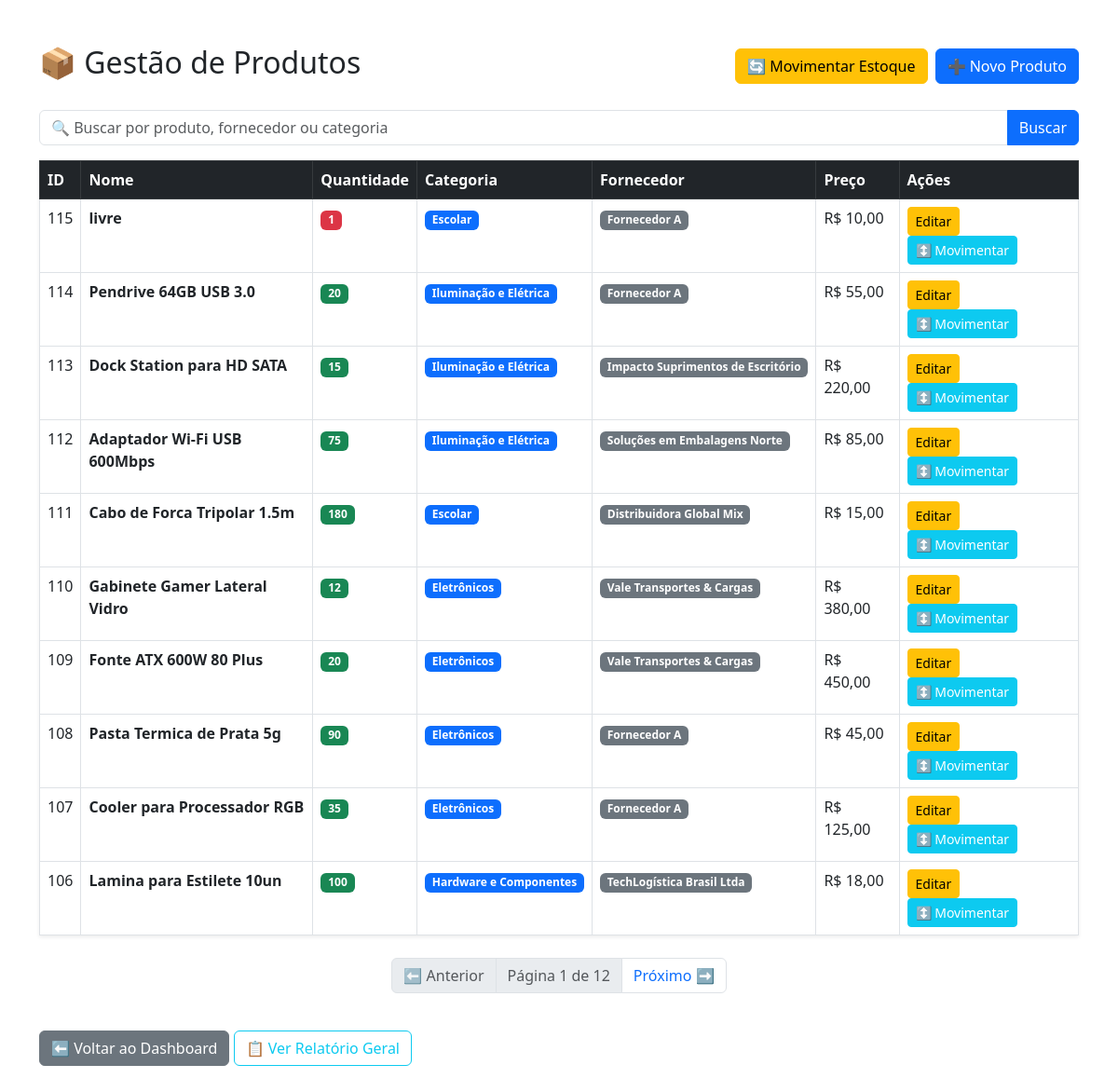
Screenshot of /public/produto.php (signed in) with the database file from the repository.
### tables this page shows
CREATE TABLE IF NOT EXISTS `produtos` (
  `id` int NOT NULL AUTO_INCREMENT,
  `nome` varchar(150) NOT NULL,
  `categoria_id` int DEFAULT NULL,
  `fornecedor_id` int DEFAULT NULL,
  `quantidade` int DEFAULT '0',
  `preco` decimal(10,2) DEFAULT NULL,
  `descricao` text,
  `created_at` timestamp NULL DEFAULT CURRENT_TIMESTAMP,
  PRIMARY KEY (`id`),
  KEY `categoria_id` (`categoria_id`),
  KEY `fornecedor_id` (`fornecedor_id`)
);

CREATE TABLE IF NOT EXISTS `categorias` (
  `id` int NOT NULL AUTO_INCREMENT,
  `nome` varchar(100) NOT NULL,
  `created_at` timestamp NULL DEFAULT CURRENT_TIMESTAMP,
  PRIMARY KEY (`id`)
);

CREATE TABLE IF NOT EXISTS `fornecedores` (
  `id` int NOT NULL AUTO_INCREMENT,
  `nome` varchar(150) NOT NULL,
  `contato` varchar(150) DEFAULT NULL,
  PRIMARY KEY (`id`)
);

### public/produto.php (the view, shortened to what this page needs)
<?php
require_once '../src/Produto.php';
$db = new Database();
$pdo = $db->conectar();
$busca = $_GET['busca'] ?? '';
$limite = 10;
$pagina = isset($_GET['pagina']) ? (int)$_GET['pagina'] : 1;
$offset = ($pagina - 1) * $limite;
if (!empty($busca)) {
    $stmtTotal = $pdo->prepare("
        SELECT COUNT(*)
        FROM produtos p
        LEFT JOIN categorias c ON p.categoria_id = c.id
        LEFT JOIN fornecedores f ON p.fornecedor_id = f.id
        WHERE p.nome LIKE ?
           OR f.nome LIKE ?
           OR c.nome LIKE ?
    ");
    $stmtTotal->execute(["%$busca%", "%$busca%", "%$busca%"]);
} else {
    $stmtTotal = $pdo->query("SELECT COUNT(*) FROM produtos");
}
$total = $stmtTotal->fetchColumn();
$totalPaginas = ceil($total / $limite);
if (!empty($busca)) {
    $stmt = $pdo->prepare("
        SELECT p.*, c.nome AS categoria, f.nome AS fornecedor
        FROM produtos p
        LEFT JOIN categorias c ON p.categoria_id = c.id
        LEFT JOIN fornecedores f ON p.fornecedor_id = f.id
        WHERE p.nome LIKE ?
           OR f.nome LIKE ?
           OR c.nome LIKE ?
        ORDER BY p.id DESC
        LIMIT $limite OFFSET $offset
    ");
    $stmt->execute(["%$busca%", "%$busca%", "%$busca%"]);
    $lista = $stmt->fetchAll(PDO::FETCH_ASSOC);
} else {
    $stmt = $pdo->query("
        SELECT p.*, c.nome AS categoria, f.nome AS fornecedor
        FROM produtos p
        LEFT JOIN categorias c ON p.categoria_id = c.id
        LEFT JOIN fornecedores f ON p.fornecedor_id = f.id
        ORDER BY p.id DESC
        LIMIT $limite OFFSET $offset
    ");
    $lista = $stmt->fetchAll(PDO::FETCH_ASSOC);
}
?>
<!DOCTYPE html>
<html lang="pt-br">
<head>
    <link href="https://cdn.jsdelivr.net/npm/bootstrap@5.3.0/dist/css/bootstrap.min.css" rel="stylesheet">
</head>
<body>
<div class="container mt-5">
    <div class="d-flex justify-content-between align-items-center mb-4">
        <h2>📦 Gestão de Produtos</h2>
        <div class="d-flex gap-2">
            <a href="movimentacaocontrole.php" class="btn btn-warning">
                🔄 Movimentar Estoque
            </a>
            <a href="produtonovo.php" class="btn btn-primary">
                ➕ Novo Produto
            </a>
        </div>
    </div>
    <form method="GET" class="mb-3">
        <div class="input-group">
            <input type="text" name="busca" class="form-control"
                   placeholder="🔍 Buscar por produto, fornecedor ou categoria"
                   value="<?= htmlspecialchars($busca) ?>">
            <button class="btn btn-primary">Buscar</button>
        </div>
    </form>
    <table class="table table-bordered table-hover shadow-sm bg-white">
        <thead class="table-dark">
            <tr>
                <th>ID</th>
                <th>Nome</th>
                <th>Quantidade</th>
                <th>Categoria</th>
                <th>Fornecedor</th>
                <th>Preço</th>
                <th>Ações</th>
            </tr>
        </thead>
        <tbody>
            <?php if (empty($lista)): ?>
            <tr>
                <td colspan="7" class="text-center text-muted p-4">Nenhum resultado encontrado 😢</td>
            </tr>
            <?php else: ?>
                <?php foreach ($lista as $p): ?>
                <tr>
                    <td><?= $p['id'] ?></td>
                    <td><strong><?= htmlspecialchars($p['nome']) ?></strong></td>
                    <td>
                        <span class="badge <?= $p['quantidade'] <= 5 ? 'bg-danger' : 'bg-success' ?>">
                            <?= $p['quantidade'] ?>
                        </span>
                    </td>
                    <td><span class="badge bg-primary"><?= $p['categoria'] ?? '—' ?></span></td>
                    <td><span class="badge bg-secondary"><?= $p['fornecedor'] ?? '—' ?></span></td>
                    <td>R$ <?= number_format($p['preco'], 2, ',', '.') ?></td>
                    <td>
                        <a href="produtoeditar.php?id=<?= $p['id'] ?>" class="btn btn-sm btn-warning">Editar</a>
                        <a href="movimentacaocontrole.php?id=<?= $p['id'] ?>" class="btn btn-sm btn-info text-white">
            ↕️ Movimentar
        </a>
                    </td>
                </tr>
                <?php endforeach; ?>
            <?php endif; ?>
        </tbody>
    </table>
    <?php if ($total > $limite): ?>
<nav class="d-flex justify-content-center mt-4">
    <ul class="pagination">
        <li class="page-item <?= $pagina <= 1 ? 'disabled' : '' ?>">
            <a class="page-link"
               href="?pagina=<?= $pagina - 1 ?>&busca=<?= urlencode($busca) ?>">
                ⬅ Anterior
            </a>
        </li>
        <li class="page-item disabled">
            <span class="page-link">
                Página <?= $pagina ?> de <?= $totalPaginas ?>
            </span>
        </li>
        <li class="page-item <?= $pagina >= $totalPaginas ? 'disabled' : '' ?>">
            <a class="page-link"
               href="?pagina=<?= $pagina + 1 ?>&busca=<?= urlencode($busca) ?>">
                Próximo ➡
            </a>
        </li>
    </ul>
</nav>
<?php endif; ?>
    <div class="mt-4 mb-5">
        <a href="dashboard.php" class="btn btn-secondary">⬅ Voltar ao Dashboard</a>
        <a href="movimentacao.php" class="btn btn-outline-info">📋 Ver Relatório Geral</a>
    </div>
</div>
</body>
</html>

### rows the page displays
produtos: id "115", nome "livre", quantidade "1", categoria.nome "Escolar", fornecedor.nome "Fornecedor A", preco "10,00"
produtos: id "114", nome "Pendrive 64GB USB 3.0", quantidade "20", categoria.nome "Iluminação e Elétrica", fornecedor.nome "Fornecedor A", preco "55,00"
produtos: id "113", nome "Dock Station para HD SATA", quantidade "15", categoria.nome "Iluminação e Elétrica", fornecedor.nome "Impacto Suprimentos de Escritório", preco "220,00"
produtos: id "112", nome "Adaptador Wi-Fi USB 600Mbps", quantidade "75", categoria.nome "Iluminação e Elétrica", fornecedor.nome "Soluções em Embalagens Norte", preco "85,00"
produtos: id "111", nome "Cabo de Forca Tripolar 1.5m", quantidade "180", categoria.nome "Escolar", fornecedor.nome "Distribuidora Global Mix", preco "15,00"
produtos: id "110", nome "Gabinete Gamer Lateral Vidro", quantidade "12", categoria.nome "Eletrônicos", fornecedor.nome "Vale Transportes & Cargas", preco "380,00"
produtos: id "109", nome "Fonte ATX 600W 80 Plus", quantidade "20", categoria.nome "Eletrônicos", fornecedor.nome "Vale Transportes & Cargas", preco "450,00"
produtos: id "108", nome "Pasta Termica de Prata 5g", quantidade "90", categoria.nome "Eletrônicos", fornecedor.nome "Fornecedor A", preco "45,00"
produtos: id "107", nome "Cooler para Processador RGB", quantidade "35", categoria.nome "Eletrônicos", fornecedor.nome "Fornecedor A", preco "125,00"
produtos: id "106", nome "Lamina para Estilete 10un", quantidade "100", categoria.nome "Hardware e Componentes", fornecedor.nome "TechLogística Brasil Ltda", preco "18,00"

### other values shown
$pagina "1"
$totalPaginas "12"
